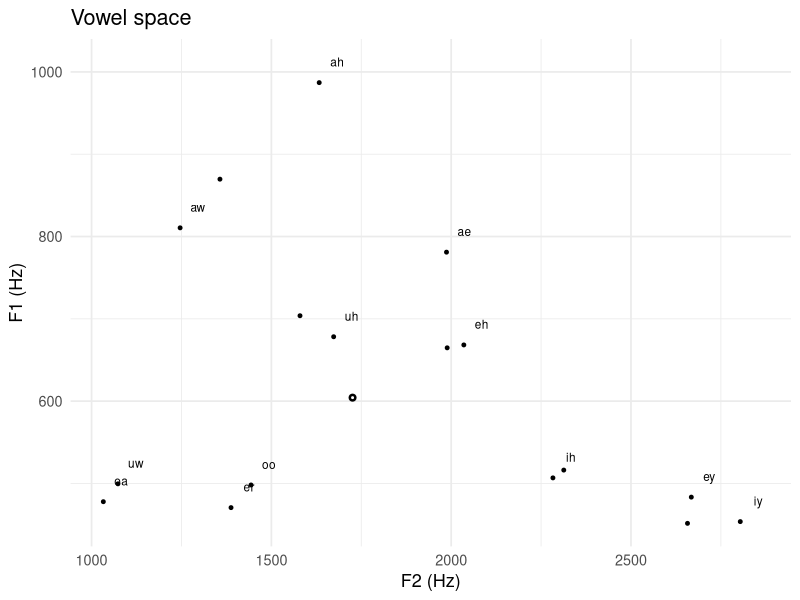
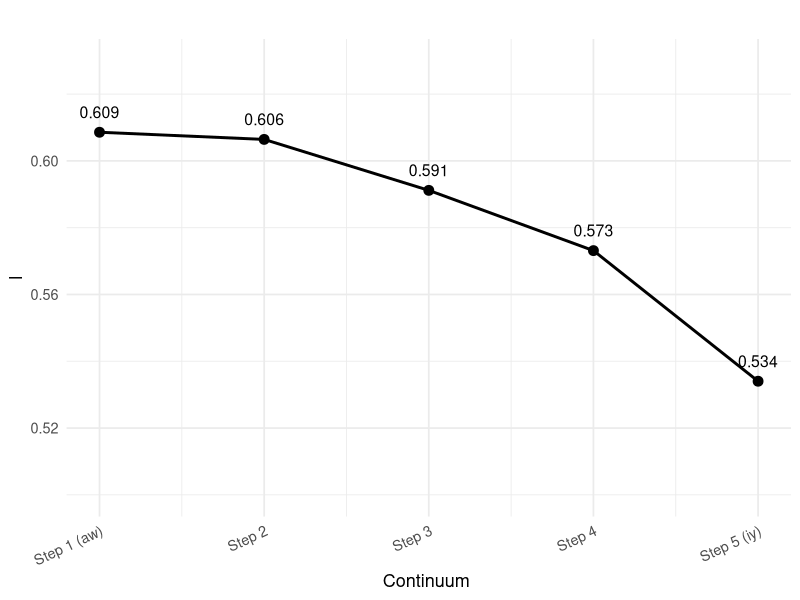
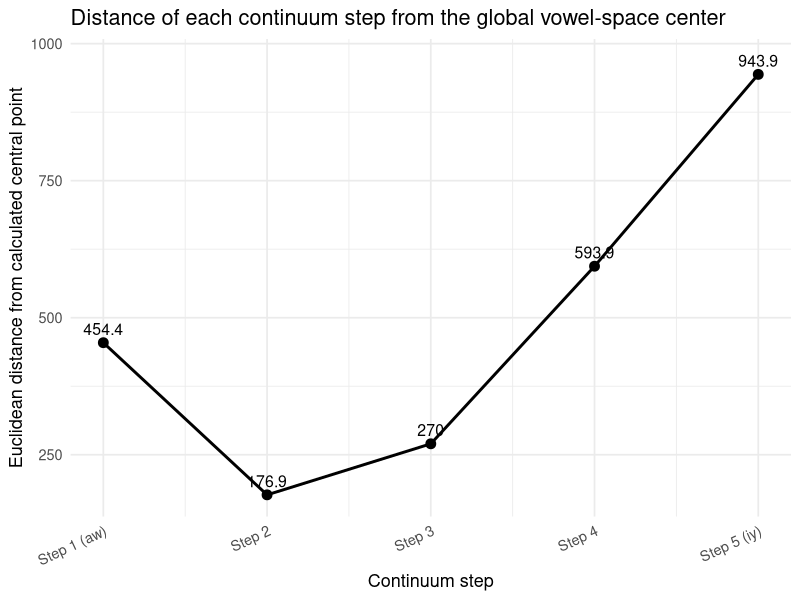
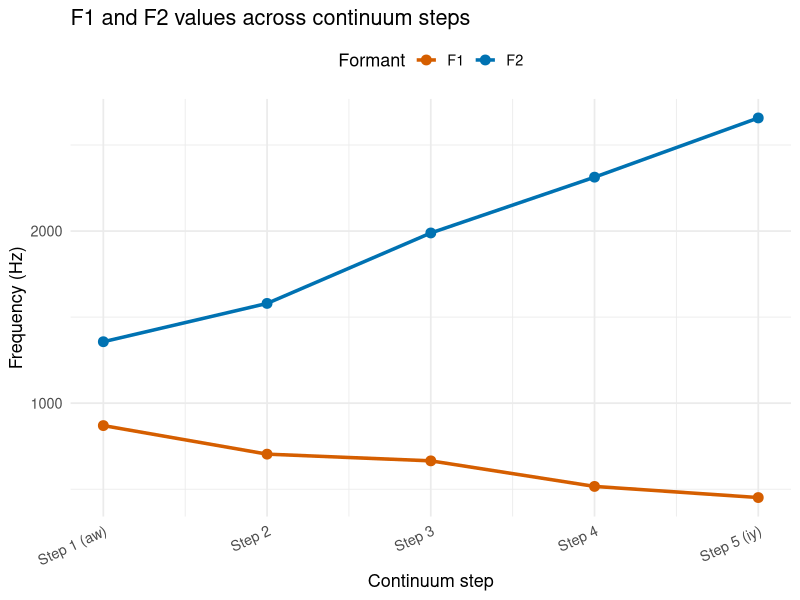
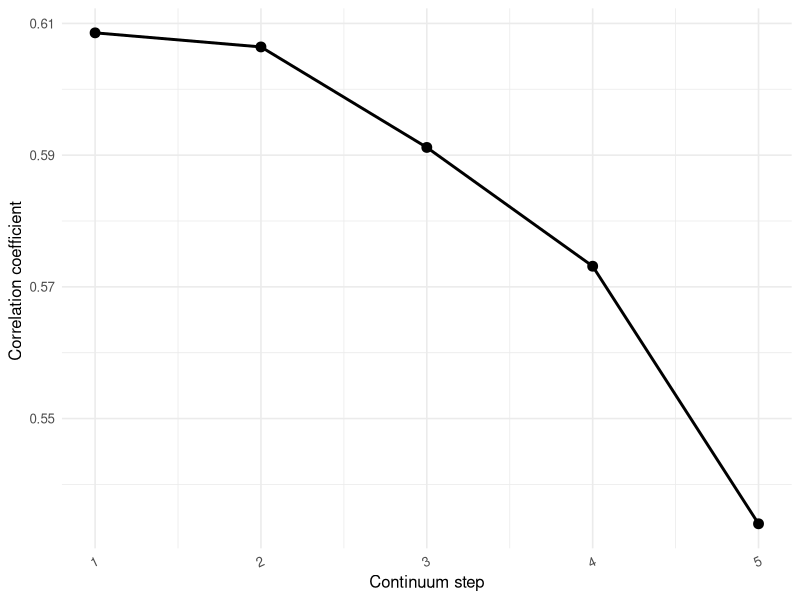

These figures' R source, in order:
## ---- chunk 1
library(tidyverse)
library(magrittr)

vowels <- tibble(
  sound = c("w01ae", "w01ah", "w01aw", "w01eh", "w01ey", "w01er",
            "w01ih", "w01iy", "w01oa", "w01oo", "w01uh", "w01uw"),
  vowel = c("ae", "ah", "aw", "eh", "ey", "er", "ih", "iy", "oa", "oo", "uh", "uw"),
  example = c("had", "hod/cot", "hawed", "head", "hayed", "heard",
              "hid", "heed", "hoed/boat", "hood", "hud", "who'd"),
  F1 = c(781, 987, 810.564776, 668.285294, 483.36018, 470.6117,
         506.751486, 453.623264, 477.81621, 498.124985, 678.233271, 499.552161),
  F2 = c(1987, 1633, 1246.180661, 2035.199909, 2667.825911, 1387.771585,
         2282.987050, 2804, 1032.641489, 1443.431715, 1673.185366, 1073.305178)
)

central <- tibble(
  label = "central point",
  F1 = 604.2398212,
  F2 = 1725.776529
)


steps <- tibble(
  step = c("Step 1 (aw)", "Step 2", "Step 3", "Step 4", "Step 5 (iy)"),
  step_num = 1:5,
  F1 = c(869.697217, 703.761552, 664.770489, 516.219132, 451.503216),
  F2 = c(1356.959946, 1579.571775, 1988.891228, 2313.128108, 2657.222429),
  correlation = c(0.60857, 0.60643, 0.59117, 0.57313, 0.53402)
)
## ---- chunk 2
p1 <- ggplot() +
  geom_point(
    data = vowels,
    aes(x = F2, y = F1),
    size = 1
  ) +
  geom_text(
    data = vowels,
    aes(x = F2, y = F1, label = vowel),
    nudge_x = 50,
    nudge_y = 25,
    size = 3
  ) +
  geom_point(
    data = central,
    aes(x = F2, y = F1),
    shape = 1,
    size = 1,
    stroke = 1.3
  ) +
  geom_point(
    data = steps,
    aes(x = F2, y = F1),
    size = 1
  ) +

 # scale_x_reverse() +
#  scale_y_reverse() +
  labs(
    title = "Vowel space",
    x = "F2 (Hz)",
    y = "F1 (Hz)"
  ) +
  theme_minimal(base_size = 13)

p1
## ---- chunk 3
p2 <- ggplot(steps, aes(x = step_num, y = correlation)) +
  geom_line(linewidth = 1) +
  geom_point(size = 3) +
  geom_text(
    aes(label = round(correlation, 3)),
    nudge_y = 0.006,
    size = 4
  ) +
  scale_x_continuous(
    breaks = steps$step_num,
    labels = steps$step
  ) +
  coord_cartesian(ylim = c(0.50, 0.63)) +
  labs(
    title = "",
    x = "Continuum ",
    y = "l"
  ) +
  theme_minimal(base_size = 13) +
  theme(
    axis.text.x = element_text(angle = 25, hjust = 1)
  )

p2
## ---- chunk 4
steps_dist <- steps %>%
  mutate(
    distance_from_global_center = sqrt((F1 - central$F1)^2 + (F2 - central$F2)^2))

p4 <- ggplot(steps_dist, aes(x = step_num, y = distance_from_global_center)) +
  geom_line(linewidth = 1) +
  geom_point(size = 3) +
  geom_text(
    aes(label = round(distance_from_global_center, 1)),
    nudge_y = 25,
    size = 4
  ) +
  scale_x_continuous(
    breaks = steps$step_num,
    labels = steps$step
  ) +
  labs(
    title = "Distance of each continuum step from the global vowel-space center",
    x = "Continuum step",
    y = "Euclidean distance from calculated central point"
  ) +
  theme_minimal(base_size = 13) +
  theme(
    axis.text.x = element_text(angle = 25, hjust = 1)
  )

p4
## ---- chunk 5
steps
## ---- chunk 6
#plot F1, F2 of continuum steps with vowel space

steps_long <- steps %>%
  select(step, step_num, F1, F2) %>%
  pivot_longer(
    cols = c(F1, F2),
    names_to = "formant",
    values_to = "formant_value"
  )

ggplot(steps_long, aes(
  x = step_num,
  y = formant_value,
  color = formant,
  group = formant
)) +
  geom_line(linewidth = 1.2) +
  geom_point(size = 3) +
  scale_x_continuous(
    breaks = steps$step_num,
    labels = steps$step
  ) +
  scale_color_manual(
    values = c(
      "F1" = "#D55E00",
      "F2" = "#0072B2"
    )
  ) +
  labs(
    title = "F1 and F2 values across continuum steps",
    x = "Continuum step",
    y = "Frequency (Hz)",
    color = "Formant"
  ) +
  theme_minimal(base_size = 13) +
  theme(
    axis.text.x = element_text(angle = 25, hjust = 1),
    legend.position = "top"
  )
 
## ---- chunk 7
ggplot(steps, aes(x = step_num, y = correlation)) +
  geom_line(linewidth = 1) +
  geom_point(size = 3) +
  labs(
    #title = "Correlation",
    x = "Continuum step",
    y = "Correlation coefficient "
  ) +
  theme_minimal(base_size = 12) +
  scale_color_manual(values = c( "F1" = "#D55E00")) +
  theme(
    axis.text.x = element_text(angle = 25, hjust = 1)
  )
## ---- chunk 8
steps %<>% 
  mutate(F1F2.contrast = F2-F1) %>%
  mutate(distance.from.global.center = sqrt((F1 - central$F1)^2 + (F2 - central$F2)^2))

model1 <- lm(correlation ~ F1F2.contrast, data = steps)
summary(model1)

model2 <- lm(correlation ~ F1 + F2, data = steps)
summary(model2)

model3 <- lm(correlation ~ distance.from.global.center, data = steps)
summary(model3)
